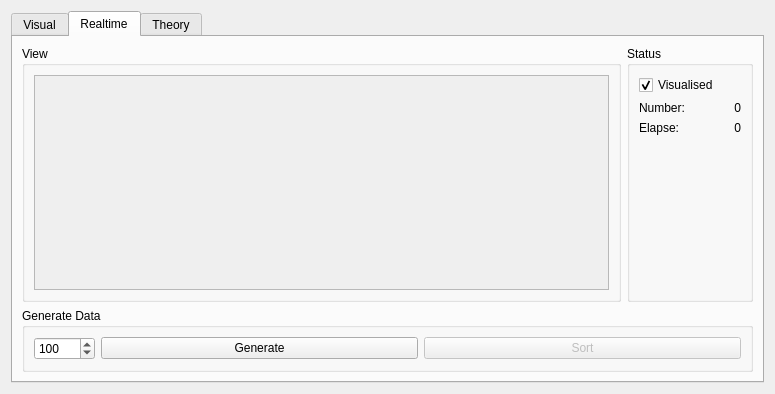
<?xml version="1.0" encoding="UTF-8"?>
<ui version="4.0">
 <class>BubbleSort</class>
 <widget class="QWidget" name="BubbleSort">
  <property name="geometry">
   <rect>
    <x>0</x>
    <y>0</y>
    <width>775</width>
    <height>394</height>
   </rect>
  </property>
  <property name="windowTitle">
   <string>Bubble Sort Algorithm</string>
  </property>
  <layout class="QGridLayout" name="mMainGridLayout">
   <item row="1" column="0">
    <widget class="QTabWidget" name="mTabWidget">
     <property name="currentIndex">
      <number>1</number>
     </property>
     <widget class="QWidget" name="mTabWidgetVisual">
      <attribute name="title">
       <string>Visual</string>
      </attribute>
      <layout class="QGridLayout" name="mTabWidgetVisualLayout">
       <item row="0" column="0">
        <widget class="ndx::Controller" name="mViewController" native="true"/>
       </item>
       <item row="1" column="0">
        <widget class="QGroupBox" name="mViewGroup">
         <property name="sizePolicy">
          <sizepolicy hsizetype="Preferred" vsizetype="Expanding">
           <horstretch>0</horstretch>
           <verstretch>0</verstretch>
          </sizepolicy>
         </property>
         <property name="title">
          <string>View</string>
         </property>
         <layout class="QGridLayout" name="mViewGroupLayout">
          <item row="0" column="0">
           <widget class="QScrollArea" name="mViewArea">
            <property name="widgetResizable">
             <bool>true</bool>
            </property>
            <widget class="QWidget" name="scrollAreaWidgetContents_2">
             <property name="geometry">
              <rect>
               <x>0</x>
               <y>0</y>
               <width>711</width>
               <height>219</height>
              </rect>
             </property>
            </widget>
           </widget>
          </item>
         </layout>
        </widget>
       </item>
       <item row="2" column="0">
        <widget class="QGroupBox" name="mViewDataGroup">
         <property name="title">
          <string>Generate Data</string>
         </property>
         <layout class="QGridLayout" name="mViewDataGroupLayout">
          <item row="0" column="0">
           <widget class="QSpinBox" name="mNumsViewData">
            <property name="sizePolicy">
             <sizepolicy hsizetype="Maximum" vsizetype="Fixed">
              <horstretch>0</horstretch>
              <verstretch>0</verstretch>
             </sizepolicy>
            </property>
            <property name="minimumSize">
             <size>
              <width>60</width>
              <height>0</height>
             </size>
            </property>
            <property name="frame">
             <bool>true</bool>
            </property>
            <property name="alignment">
             <set>Qt::AlignLeading|Qt::AlignLeft|Qt::AlignVCenter</set>
            </property>
            <property name="minimum">
             <number>3</number>
            </property>
            <property name="maximum">
             <number>200</number>
            </property>
            <property name="singleStep">
             <number>50</number>
            </property>
            <property name="value">
             <number>10</number>
            </property>
           </widget>
          </item>
          <item row="0" column="1">
           <widget class="QPushButton" name="mViewGenerate">
            <property name="text">
             <string>Generate</string>
            </property>
           </widget>
          </item>
         </layout>
        </widget>
       </item>
      </layout>
     </widget>
     <widget class="QWidget" name="mTabWidgetRealtime">
      <attribute name="title">
       <string>Realtime</string>
      </attribute>
      <layout class="QGridLayout" name="gridLayout_3">
       <item row="0" column="0">
        <widget class="QGroupBox" name="mRealtimeGroup">
         <property name="sizePolicy">
          <sizepolicy hsizetype="Expanding" vsizetype="Expanding">
           <horstretch>0</horstretch>
           <verstretch>0</verstretch>
          </sizepolicy>
         </property>
         <property name="title">
          <string>View</string>
         </property>
         <layout class="QGridLayout" name="mRealtimeGroupLayout">
          <item row="0" column="0">
           <widget class="QScrollArea" name="mRealtimeArea">
            <property name="widgetResizable">
             <bool>true</bool>
            </property>
            <widget class="QWidget" name="scrollAreaWidgetContents">
             <property name="geometry">
              <rect>
               <x>0</x>
               <y>0</y>
               <width>588</width>
               <height>235</height>
              </rect>
             </property>
            </widget>
           </widget>
          </item>
         </layout>
        </widget>
       </item>
       <item row="0" column="1">
        <widget class="QGroupBox" name="mRealtimeStatus">
         <property name="title">
          <string>Status</string>
         </property>
         <layout class="QGridLayout" name="mRealtimeStatusLayout">
          <item row="3" column="0">
           <spacer name="mRealtimeStatusSpacer">
            <property name="orientation">
             <enum>Qt::Vertical</enum>
            </property>
            <property name="sizeHint" stdset="0">
             <size>
              <width>20</width>
              <height>40</height>
             </size>
            </property>
           </spacer>
          </item>
          <item row="1" column="0">
           <widget class="QLabel" name="mRealtimeNumsLabel">
            <property name="text">
             <string>Number:</string>
            </property>
           </widget>
          </item>
          <item row="1" column="1">
           <widget class="QLabel" name="mRealtimeNumsValue">
            <property name="minimumSize">
             <size>
              <width>50</width>
              <height>0</height>
             </size>
            </property>
            <property name="text">
             <string>0</string>
            </property>
            <property name="alignment">
             <set>Qt::AlignRight|Qt::AlignTrailing|Qt::AlignVCenter</set>
            </property>
           </widget>
          </item>
          <item row="2" column="1">
           <widget class="QLabel" name="mRealtimeElapseValue">
            <property name="minimumSize">
             <size>
              <width>50</width>
              <height>0</height>
             </size>
            </property>
            <property name="text">
             <string>0</string>
            </property>
            <property name="alignment">
             <set>Qt::AlignRight|Qt::AlignTrailing|Qt::AlignVCenter</set>
            </property>
           </widget>
          </item>
          <item row="2" column="0">
           <widget class="QLabel" name="mRealtimeElapseLabel">
            <property name="text">
             <string>Elapse:</string>
            </property>
           </widget>
          </item>
          <item row="0" column="0" colspan="2">
           <widget class="QCheckBox" name="mRealtimeVisualised">
            <property name="text">
             <string>Visualised</string>
            </property>
            <property name="checked">
             <bool>true</bool>
            </property>
           </widget>
          </item>
         </layout>
        </widget>
       </item>
       <item row="1" column="0" colspan="2">
        <widget class="QGroupBox" name="mRealtimeDataGroup">
         <property name="title">
          <string>Generate Data</string>
         </property>
         <layout class="QGridLayout" name="mRealtimeDataGroupLayout">
          <item row="0" column="1">
           <widget class="QPushButton" name="mRealtimeGenerate">
            <property name="sizePolicy">
             <sizepolicy hsizetype="Minimum" vsizetype="Fixed">
              <horstretch>0</horstretch>
              <verstretch>0</verstretch>
             </sizepolicy>
            </property>
            <property name="text">
             <string>Generate</string>
            </property>
           </widget>
          </item>
          <item row="0" column="0">
           <widget class="QSpinBox" name="mNumsRealtimeData">
            <property name="sizePolicy">
             <sizepolicy hsizetype="Maximum" vsizetype="Fixed">
              <horstretch>0</horstretch>
              <verstretch>0</verstretch>
             </sizepolicy>
            </property>
            <property name="minimumSize">
             <size>
              <width>60</width>
              <height>0</height>
             </size>
            </property>
            <property name="maximum">
             <number>10000</number>
            </property>
            <property name="singleStep">
             <number>50</number>
            </property>
            <property name="value">
             <number>100</number>
            </property>
           </widget>
          </item>
          <item row="0" column="2">
           <widget class="QPushButton" name="mRealtimeSort">
            <property name="enabled">
             <bool>false</bool>
            </property>
            <property name="text">
             <string>Sort</string>
            </property>
           </widget>
          </item>
         </layout>
        </widget>
       </item>
      </layout>
     </widget>
     <widget class="QWidget" name="mTabWidgetTheory">
      <attribute name="title">
       <string>Theory</string>
      </attribute>
      <layout class="QGridLayout" name="gridLayout">
       <item row="0" column="0">
        <widget class="QTextBrowser" name="textBrowser">
         <property name="html">
          <string>&lt;!DOCTYPE HTML PUBLIC &quot;-//W3C//DTD HTML 4.0//EN&quot; &quot;http://www.w3.org/TR/REC-html40/strict.dtd&quot;&gt;
&lt;html&gt;&lt;head&gt;&lt;meta name=&quot;qrichtext&quot; content=&quot;1&quot; /&gt;&lt;style type=&quot;text/css&quot;&gt;
p, li { white-space: pre-wrap; }
&lt;/style&gt;&lt;/head&gt;&lt;body style=&quot; font-family:'MS Shell Dlg 2'; font-size:8.25pt; font-weight:400; font-style:normal;&quot;&gt;
&lt;p style=&quot; margin-top:0px; margin-bottom:0px; margin-left:0px; margin-right:0px; -qt-block-indent:0; text-indent:0px;&quot;&gt;&lt;span style=&quot; font-size:12pt; font-weight:600;&quot;&gt;Bubble sort&lt;/span&gt;&lt;/p&gt;
&lt;p style=&quot; margin-top:0px; margin-bottom:0px; margin-left:0px; margin-right:0px; -qt-block-indent:0; text-indent:0px;&quot;&gt;&lt;span style=&quot; font-size:10pt;&quot;&gt;The algorithmn will iterator through the data set (n - 1) times. For each iteration, neighbours will be compared with each other, and will be swapped if necessary. After the first iteration the highest number will be placed last in the data set. Therefore there will be not necessary to compare with the last number in the next iteration. So for each iteration there will be one number less to compare.&lt;/span&gt;&lt;/p&gt;
&lt;p style=&quot;-qt-paragraph-type:empty; margin-top:0px; margin-bottom:0px; margin-left:0px; margin-right:0px; -qt-block-indent:0; text-indent:0px; font-size:10pt;&quot;&gt;&lt;br /&gt;&lt;/p&gt;
&lt;p style=&quot; margin-top:0px; margin-bottom:0px; margin-left:0px; margin-right:0px; -qt-block-indent:0; text-indent:0px;&quot;&gt;&lt;span style=&quot; font-size:12pt; font-weight:600;&quot;&gt;Analysis&lt;/span&gt;&lt;/p&gt;
&lt;p style=&quot; margin-top:0px; margin-bottom:0px; margin-left:0px; margin-right:0px; -qt-block-indent:0; text-indent:0px;&quot;&gt;&lt;span style=&quot; font-size:10pt;&quot;&gt;The &lt;/span&gt;&lt;span style=&quot; font-size:10pt; text-decoration: underline;&quot;&gt;Bubble Sort&lt;/span&gt;&lt;span style=&quot; font-size:10pt;&quot;&gt; algorithm has double loops. In the outer loop &lt;/span&gt;&lt;span style=&quot; font-size:10pt; font-weight:600; font-style:italic;&quot;&gt;i &lt;/span&gt;&lt;span style=&quot; font-size:10pt;&quot;&gt;goes from (n - 1) to 1, and therefore is Θ(n). And the inner loop &lt;/span&gt;&lt;span style=&quot; font-size:10pt; font-weight:600; font-style:italic;&quot;&gt;j&lt;/span&gt;&lt;span style=&quot; font-size:10pt;&quot;&gt; goes from 0 to &lt;/span&gt;&lt;span style=&quot; font-size:10pt; font-weight:600; font-style:italic;&quot;&gt;i&lt;/span&gt;&lt;span style=&quot; font-size:10pt;&quot;&gt;. This also counts as Θ(n). Therefore the total &lt;/span&gt;&lt;span style=&quot; font-size:10pt; font-style:italic;&quot;&gt;Big O Notation&lt;/span&gt;&lt;span style=&quot; font-size:10pt;&quot;&gt; is Θ(n&lt;/span&gt;&lt;span style=&quot; font-size:10pt; vertical-align:super;&quot;&gt;2&lt;/span&gt;&lt;span style=&quot; font-size:10pt;&quot;&gt;).&lt;/span&gt;&lt;/p&gt;&lt;/body&gt;&lt;/html&gt;</string>
         </property>
        </widget>
       </item>
      </layout>
     </widget>
    </widget>
   </item>
  </layout>
 </widget>
 <customwidgets>
  <customwidget>
   <class>ndx::Controller</class>
   <extends>QWidget</extends>
   <header>Controller.h</header>
   <container>1</container>
  </customwidget>
 </customwidgets>
 <resources/>
 <connections/>
</ui>
